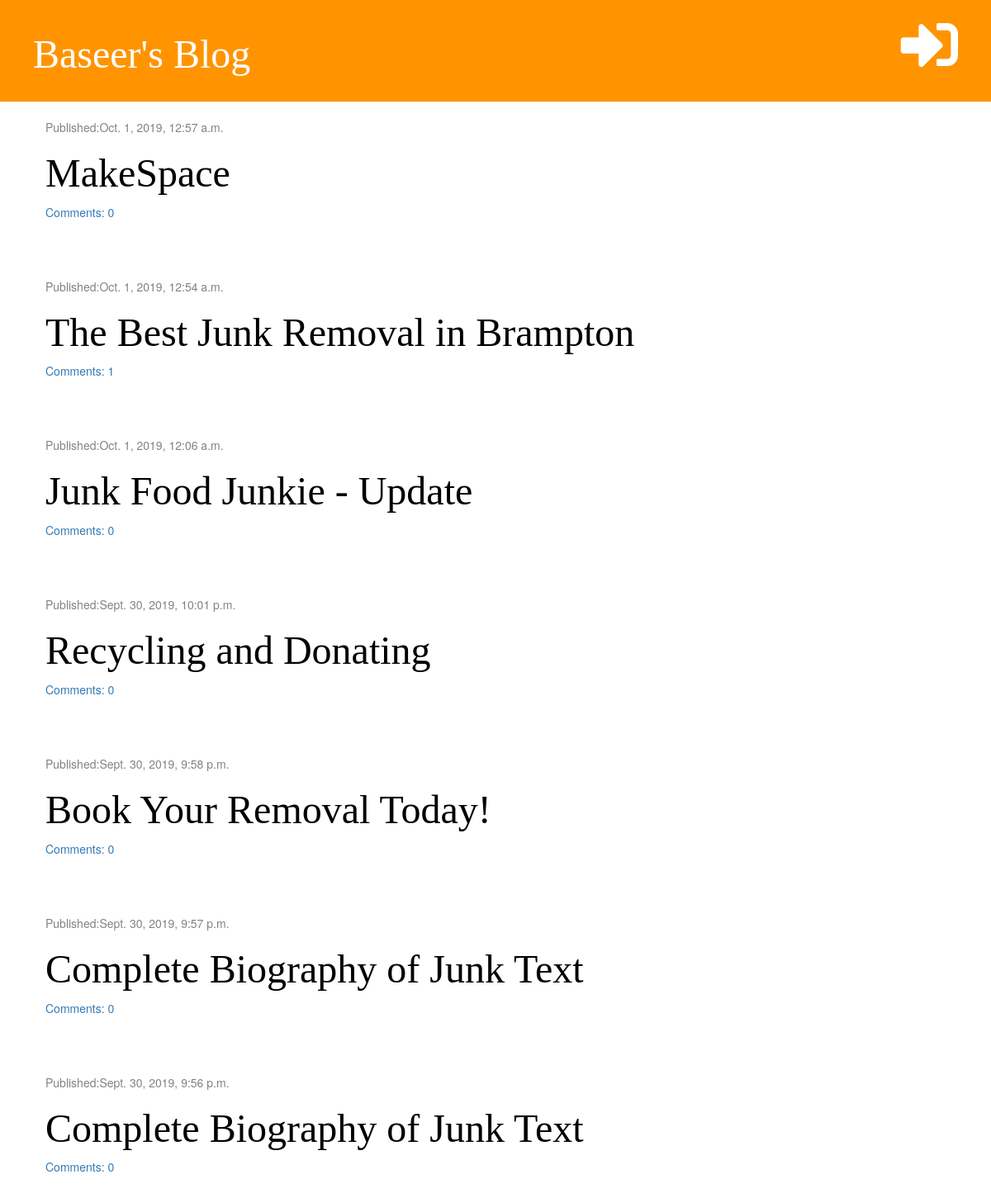
The page / on the database its author committed.
### blog/models.py (models this page shows, shortened)
class Post(models.Model):
    author = models.ForeignKey('auth.User', on_delete=models.CASCADE)
    title = models.CharField(max_length=200)
    text = models.TextField()
    created_date = models.DateTimeField(default=timezone.now)
    published_date = models.DateTimeField(blank=True,null=True)
    def approved_comments(self):
        return self.comments.filter(is_approved=True)

### blog/views.py (the view)
# urls.py: path('', views.post_list, name='post_list'),
def post_list(request):
    posts = Post.objects.filter(published_date__lte=timezone.now()).order_by('-published_date')
    return render(request, 'blog/post_list.html', {'posts': posts})

### blog/templatetags/markdownify.py (called while the page is built)
@register.filter
def markdown(value):
    renderer = HighlightRenderer()
    markdown = mistune.Markdown(renderer=renderer)
    return markdown(value)

### blog/templates/blog/post_list.html (shortened to what this page needs)
{% extends 'blog/base.html' %}
{% load markdownify %}
{% block content %}
    {% for post in posts %}
        <div class="post">
            <div class="date">
                <p>Published:{{ post.published_date }}</p>
            </div>
            <h1><a href="{% url 'post_detail' postid=post.pk %}">{{ post.title }}</a></h1>
            <a href="{% url 'post_detail' postid=post.pk %}">Comments: {{ post.approved_comments.count }}</a>
        </div>
    {% endfor %}
{% endblock %}

### blog/static/css/blog.css (style rules this page uses)
h1, h2, h3, h4 { font-family: 'Inconsolata', 'Droid Sans', serif; font-size: 48px; }
.date { color: #828282; }
.post { margin-bottom: 70px; }
.post h1 a { color: #000000; }

### rows shown on the page
Post: published_date "Oct. 1, 2019, 12:57 a.m.", title "MakeSpace", approved_comments.count "0"
Post: published_date "Oct. 1, 2019, 12:54 a.m.", title "The Best Junk Removal in Brampton", approved_comments.count "1"
Post: published_date "Oct. 1, 2019, 12:06 a.m.", title "Junk Food Junkie - Update", approved_comments.count "0"
Post: published_date "Sept. 30, 2019, 10:01 p.m.", title "Recycling and Donating", approved_comments.count "0"
Post: published_date "Sept. 30, 2019, 9:58 p.m.", title "Book Your Removal Today!", approved_comments.count "0"
Post: published_date "Sept. 30, 2019, 9:57 p.m.", title "Complete Biography of Junk Text", approved_comments.count "0"
Post: published_date "Sept. 30, 2019, 9:56 p.m.", title "Complete Biography of Junk Text", approved_comments.count "0"
